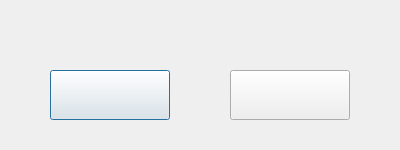
<?xml version="1.0" encoding="UTF-8"?>
<ui version="4.0">
 <class>Gamestop</class>
 <widget class="QDialog" name="Gamestop">
  <property name="geometry">
   <rect>
    <x>0</x>
    <y>0</y>
    <width>400</width>
    <height>150</height>
   </rect>
  </property>
  <property name="windowTitle">
   <string>Dialog</string>
  </property>
  <widget class="QPushButton" name="pushButton_continue">
   <property name="enabled">
    <bool>true</bool>
   </property>
   <property name="geometry">
    <rect>
     <x>50</x>
     <y>70</y>
     <width>120</width>
     <height>50</height>
    </rect>
   </property>
   <property name="styleSheet">
    <string notr="true">QPushButton{border-image:url(:/Gamestop/src/CONTINUE_W.png)}
QPushButton:hover{border-image: url(:/Gamestop/src/CONTINUE_P.png)}
QPushButton:pressed{border-image:url(:/Gamestop/src/CONTINUE_C.png) }</string>
   </property>
   <property name="text">
    <string/>
   </property>
  </widget>
  <widget class="QPushButton" name="pushButton_quittogameselect">
   <property name="geometry">
    <rect>
     <x>230</x>
     <y>70</y>
     <width>120</width>
     <height>50</height>
    </rect>
   </property>
   <property name="styleSheet">
    <string notr="true">QPushButton{border-image:url(:/Gamestop/src/QUIT_W.png)}
QPushButton:hover{border-image: url(:/Gamestop/src/QUIT_P.png)}
QPushButton:pressed{border-image: url(:/Gamestop/src/QUIT_C.png)}</string>
   </property>
   <property name="text">
    <string/>
   </property>
  </widget>
 </widget>
 <resources/>
 <connections/>
</ui>
